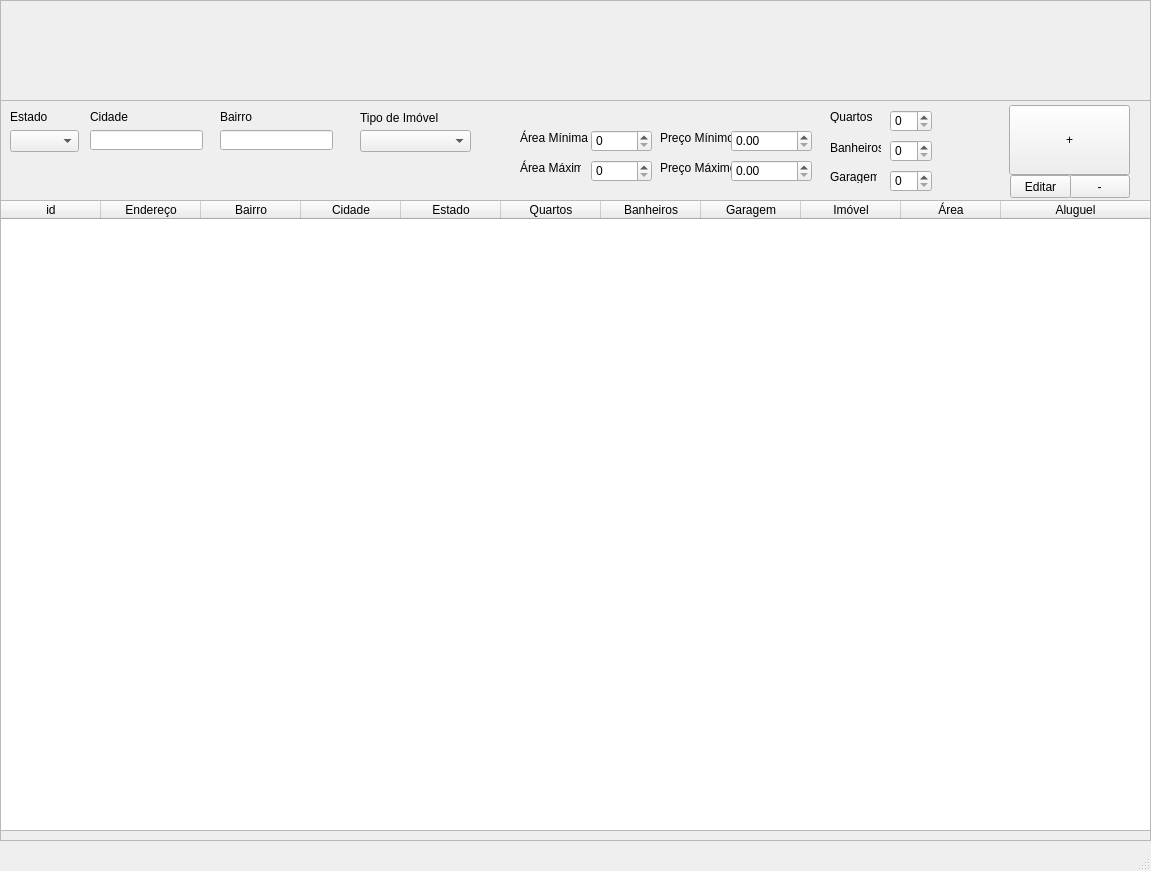
<?xml version="1.0" encoding="UTF-8"?>
<ui version="4.0">
 <class>MainWindow</class>
 <widget class="QMainWindow" name="MainWindow">
  <property name="geometry">
   <rect>
    <x>0</x>
    <y>0</y>
    <width>1151</width>
    <height>871</height>
   </rect>
  </property>
  <property name="windowTitle">
   <string>MainWindow</string>
  </property>
  <widget class="QWidget" name="centralwidget">
   <widget class="QFrame" name="frame">
    <property name="geometry">
     <rect>
      <x>0</x>
      <y>0</y>
      <width>1151</width>
      <height>101</height>
     </rect>
    </property>
    <property name="frameShape">
     <enum>QFrame::StyledPanel</enum>
    </property>
    <property name="frameShadow">
     <enum>QFrame::Raised</enum>
    </property>
    <widget class="QLabel" name="label_image">
     <property name="geometry">
      <rect>
       <x>-40</x>
       <y>-20</y>
       <width>1201</width>
       <height>131</height>
      </rect>
     </property>
     <property name="text">
      <string>&lt;html&gt;&lt;head/&gt;&lt;body&gt;&lt;p&gt;&lt;img src=&quot;:/1/banner.png&quot;/&gt;&lt;img src=&quot;:/banner/ProgramaAluguel/banner.png&quot;/&gt;&lt;/p&gt;&lt;/body&gt;&lt;/html&gt;</string>
     </property>
    </widget>
   </widget>
   <widget class="QFrame" name="frame_2">
    <property name="geometry">
     <rect>
      <x>0</x>
      <y>100</y>
      <width>1151</width>
      <height>101</height>
     </rect>
    </property>
    <property name="frameShape">
     <enum>QFrame::StyledPanel</enum>
    </property>
    <property name="frameShadow">
     <enum>QFrame::Raised</enum>
    </property>
    <widget class="QComboBox" name="combo_estado">
     <property name="geometry">
      <rect>
       <x>10</x>
       <y>30</y>
       <width>69</width>
       <height>22</height>
      </rect>
     </property>
     <item>
      <property name="text">
       <string/>
      </property>
     </item>
     <item>
      <property name="text">
       <string>AC</string>
      </property>
     </item>
     <item>
      <property name="text">
       <string>AL</string>
      </property>
     </item>
     <item>
      <property name="text">
       <string>AP</string>
      </property>
     </item>
     <item>
      <property name="text">
       <string>AM</string>
      </property>
     </item>
     <item>
      <property name="text">
       <string>BA</string>
      </property>
     </item>
     <item>
      <property name="text">
       <string>CE</string>
      </property>
     </item>
     <item>
      <property name="text">
       <string>DF</string>
      </property>
     </item>
     <item>
      <property name="text">
       <string>ES</string>
      </property>
     </item>
     <item>
      <property name="text">
       <string>GO</string>
      </property>
     </item>
     <item>
      <property name="text">
       <string>MA</string>
      </property>
     </item>
     <item>
      <property name="text">
       <string>MT</string>
      </property>
     </item>
     <item>
      <property name="text">
       <string>MS</string>
      </property>
     </item>
     <item>
      <property name="text">
       <string>MG</string>
      </property>
     </item>
     <item>
      <property name="text">
       <string>PA</string>
      </property>
     </item>
     <item>
      <property name="text">
       <string>PB</string>
      </property>
     </item>
     <item>
      <property name="text">
       <string>PR</string>
      </property>
     </item>
     <item>
      <property name="text">
       <string>PE</string>
      </property>
     </item>
     <item>
      <property name="text">
       <string>PI</string>
      </property>
     </item>
     <item>
      <property name="text">
       <string>RJ</string>
      </property>
     </item>
     <item>
      <property name="text">
       <string>RN</string>
      </property>
     </item>
     <item>
      <property name="text">
       <string>RS</string>
      </property>
     </item>
     <item>
      <property name="text">
       <string>RO</string>
      </property>
     </item>
     <item>
      <property name="text">
       <string>RR</string>
      </property>
     </item>
     <item>
      <property name="text">
       <string>SC</string>
      </property>
     </item>
     <item>
      <property name="text">
       <string>SP</string>
      </property>
     </item>
     <item>
      <property name="text">
       <string>SE</string>
      </property>
     </item>
     <item>
      <property name="text">
       <string>TO</string>
      </property>
     </item>
    </widget>
    <widget class="QLineEdit" name="edt_cidade">
     <property name="geometry">
      <rect>
       <x>90</x>
       <y>30</y>
       <width>113</width>
       <height>20</height>
      </rect>
     </property>
    </widget>
    <widget class="QLineEdit" name="edt_bairro">
     <property name="geometry">
      <rect>
       <x>220</x>
       <y>30</y>
       <width>113</width>
       <height>20</height>
      </rect>
     </property>
    </widget>
    <widget class="QSpinBox" name="spin_quartos">
     <property name="geometry">
      <rect>
       <x>890</x>
       <y>10</y>
       <width>42</width>
       <height>22</height>
      </rect>
     </property>
    </widget>
    <widget class="QSpinBox" name="spin_banheiros">
     <property name="geometry">
      <rect>
       <x>890</x>
       <y>40</y>
       <width>42</width>
       <height>22</height>
      </rect>
     </property>
    </widget>
    <widget class="QSpinBox" name="spin_garagem">
     <property name="geometry">
      <rect>
       <x>890</x>
       <y>70</y>
       <width>42</width>
       <height>22</height>
      </rect>
     </property>
    </widget>
    <widget class="QDoubleSpinBox" name="spin_preco_min">
     <property name="geometry">
      <rect>
       <x>731</x>
       <y>30</y>
       <width>81</width>
       <height>22</height>
      </rect>
     </property>
     <property name="maximum">
      <double>999999.989999999990687</double>
     </property>
    </widget>
    <widget class="QDoubleSpinBox" name="spin_preco_max">
     <property name="geometry">
      <rect>
       <x>731</x>
       <y>60</y>
       <width>81</width>
       <height>22</height>
      </rect>
     </property>
     <property name="maximum">
      <double>99999.000000000000000</double>
     </property>
    </widget>
    <widget class="QSpinBox" name="spin_area_min">
     <property name="geometry">
      <rect>
       <x>591</x>
       <y>30</y>
       <width>61</width>
       <height>22</height>
      </rect>
     </property>
     <property name="maximum">
      <number>99999</number>
     </property>
    </widget>
    <widget class="QSpinBox" name="spin_area_max">
     <property name="geometry">
      <rect>
       <x>591</x>
       <y>60</y>
       <width>61</width>
       <height>22</height>
      </rect>
     </property>
     <property name="maximum">
      <number>9999</number>
     </property>
    </widget>
    <widget class="QComboBox" name="combo_tipo">
     <property name="geometry">
      <rect>
       <x>360</x>
       <y>30</y>
       <width>111</width>
       <height>22</height>
      </rect>
     </property>
     <item>
      <property name="text">
       <string/>
      </property>
     </item>
     <item>
      <property name="text">
       <string>Apartamento</string>
      </property>
     </item>
     <item>
      <property name="text">
       <string>Casa</string>
      </property>
     </item>
     <item>
      <property name="text">
       <string>Cobertura</string>
      </property>
     </item>
     <item>
      <property name="text">
       <string>Chácara</string>
      </property>
     </item>
     <item>
      <property name="text">
       <string>Flat</string>
      </property>
     </item>
     <item>
      <property name="text">
       <string>Kitnet</string>
      </property>
     </item>
     <item>
      <property name="text">
       <string>Lote</string>
      </property>
     </item>
    </widget>
    <widget class="QLabel" name="label">
     <property name="geometry">
      <rect>
       <x>10</x>
       <y>10</y>
       <width>47</width>
       <height>13</height>
      </rect>
     </property>
     <property name="text">
      <string>Estado</string>
     </property>
    </widget>
    <widget class="QLabel" name="label_2">
     <property name="geometry">
      <rect>
       <x>90</x>
       <y>10</y>
       <width>47</width>
       <height>13</height>
      </rect>
     </property>
     <property name="text">
      <string>Cidade</string>
     </property>
    </widget>
    <widget class="QLabel" name="label_3">
     <property name="geometry">
      <rect>
       <x>220</x>
       <y>10</y>
       <width>47</width>
       <height>13</height>
      </rect>
     </property>
     <property name="text">
      <string>Bairro</string>
     </property>
    </widget>
    <widget class="QLabel" name="label_4">
     <property name="geometry">
      <rect>
       <x>520</x>
       <y>30</y>
       <width>71</width>
       <height>16</height>
      </rect>
     </property>
     <property name="text">
      <string>Área Mínima</string>
     </property>
    </widget>
    <widget class="QLabel" name="label_5">
     <property name="geometry">
      <rect>
       <x>520</x>
       <y>60</y>
       <width>61</width>
       <height>16</height>
      </rect>
     </property>
     <property name="text">
      <string>Área Máxima</string>
     </property>
    </widget>
    <widget class="QLabel" name="label_6">
     <property name="geometry">
      <rect>
       <x>660</x>
       <y>30</y>
       <width>71</width>
       <height>16</height>
      </rect>
     </property>
     <property name="text">
      <string>Preço Mínimo</string>
     </property>
    </widget>
    <widget class="QLabel" name="label_7">
     <property name="geometry">
      <rect>
       <x>660</x>
       <y>60</y>
       <width>71</width>
       <height>16</height>
      </rect>
     </property>
     <property name="text">
      <string>Preço Máximo</string>
     </property>
    </widget>
    <widget class="QLabel" name="label_8">
     <property name="geometry">
      <rect>
       <x>830</x>
       <y>10</y>
       <width>47</width>
       <height>13</height>
      </rect>
     </property>
     <property name="text">
      <string>Quartos</string>
     </property>
    </widget>
    <widget class="QLabel" name="label_9">
     <property name="geometry">
      <rect>
       <x>830</x>
       <y>40</y>
       <width>51</width>
       <height>16</height>
      </rect>
     </property>
     <property name="text">
      <string>Banheiros</string>
     </property>
    </widget>
    <widget class="QLabel" name="label_10">
     <property name="geometry">
      <rect>
       <x>830</x>
       <y>70</y>
       <width>47</width>
       <height>13</height>
      </rect>
     </property>
     <property name="text">
      <string>Garagem</string>
     </property>
    </widget>
    <widget class="QPushButton" name="button_adcionar">
     <property name="geometry">
      <rect>
       <x>1009</x>
       <y>5</y>
       <width>121</width>
       <height>70</height>
      </rect>
     </property>
     <property name="text">
      <string>+</string>
     </property>
    </widget>
    <widget class="QPushButton" name="button_remover">
     <property name="geometry">
      <rect>
       <x>1069</x>
       <y>75</y>
       <width>61</width>
       <height>23</height>
      </rect>
     </property>
     <property name="text">
      <string>-</string>
     </property>
    </widget>
    <widget class="QPushButton" name="button_editar">
     <property name="geometry">
      <rect>
       <x>1010</x>
       <y>75</y>
       <width>61</width>
       <height>23</height>
      </rect>
     </property>
     <property name="text">
      <string>Editar</string>
     </property>
    </widget>
    <widget class="QLabel" name="label_11">
     <property name="geometry">
      <rect>
       <x>360</x>
       <y>10</y>
       <width>111</width>
       <height>16</height>
      </rect>
     </property>
     <property name="text">
      <string>Tipo de Imóvel</string>
     </property>
    </widget>
   </widget>
   <widget class="QFrame" name="frame_3">
    <property name="geometry">
     <rect>
      <x>0</x>
      <y>200</y>
      <width>1151</width>
      <height>641</height>
     </rect>
    </property>
    <property name="frameShape">
     <enum>QFrame::StyledPanel</enum>
    </property>
    <property name="frameShadow">
     <enum>QFrame::Raised</enum>
    </property>
    <widget class="QTableWidget" name="table_imoveis">
     <property name="geometry">
      <rect>
       <x>0</x>
       <y>0</y>
       <width>1151</width>
       <height>631</height>
      </rect>
     </property>
     <property name="editTriggers">
      <set>QAbstractItemView::NoEditTriggers</set>
     </property>
     <property name="alternatingRowColors">
      <bool>true</bool>
     </property>
     <property name="sortingEnabled">
      <bool>true</bool>
     </property>
     <attribute name="horizontalHeaderStretchLastSection">
      <bool>true</bool>
     </attribute>
     <attribute name="verticalHeaderVisible">
      <bool>false</bool>
     </attribute>
     <attribute name="verticalHeaderDefaultSectionSize">
      <number>40</number>
     </attribute>
     <column>
      <property name="text">
       <string>id</string>
      </property>
     </column>
     <column>
      <property name="text">
       <string>Endereço</string>
      </property>
     </column>
     <column>
      <property name="text">
       <string>Bairro</string>
      </property>
     </column>
     <column>
      <property name="text">
       <string>Cidade</string>
      </property>
     </column>
     <column>
      <property name="text">
       <string>Estado</string>
      </property>
     </column>
     <column>
      <property name="text">
       <string>Quartos</string>
      </property>
     </column>
     <column>
      <property name="text">
       <string>Banheiros</string>
      </property>
     </column>
     <column>
      <property name="text">
       <string>Garagem</string>
      </property>
     </column>
     <column>
      <property name="text">
       <string>Imóvel</string>
      </property>
     </column>
     <column>
      <property name="text">
       <string>Área</string>
      </property>
     </column>
     <column>
      <property name="text">
       <string>Aluguel</string>
      </property>
     </column>
    </widget>
   </widget>
  </widget>
  <widget class="QMenuBar" name="menubar">
   <property name="geometry">
    <rect>
     <x>0</x>
     <y>0</y>
     <width>1151</width>
     <height>21</height>
    </rect>
   </property>
  </widget>
  <widget class="QStatusBar" name="statusbar"/>
 </widget>
 <resources>
  <include location="../../banner.qrc"/>
 </resources>
 <connections/>
</ui>
